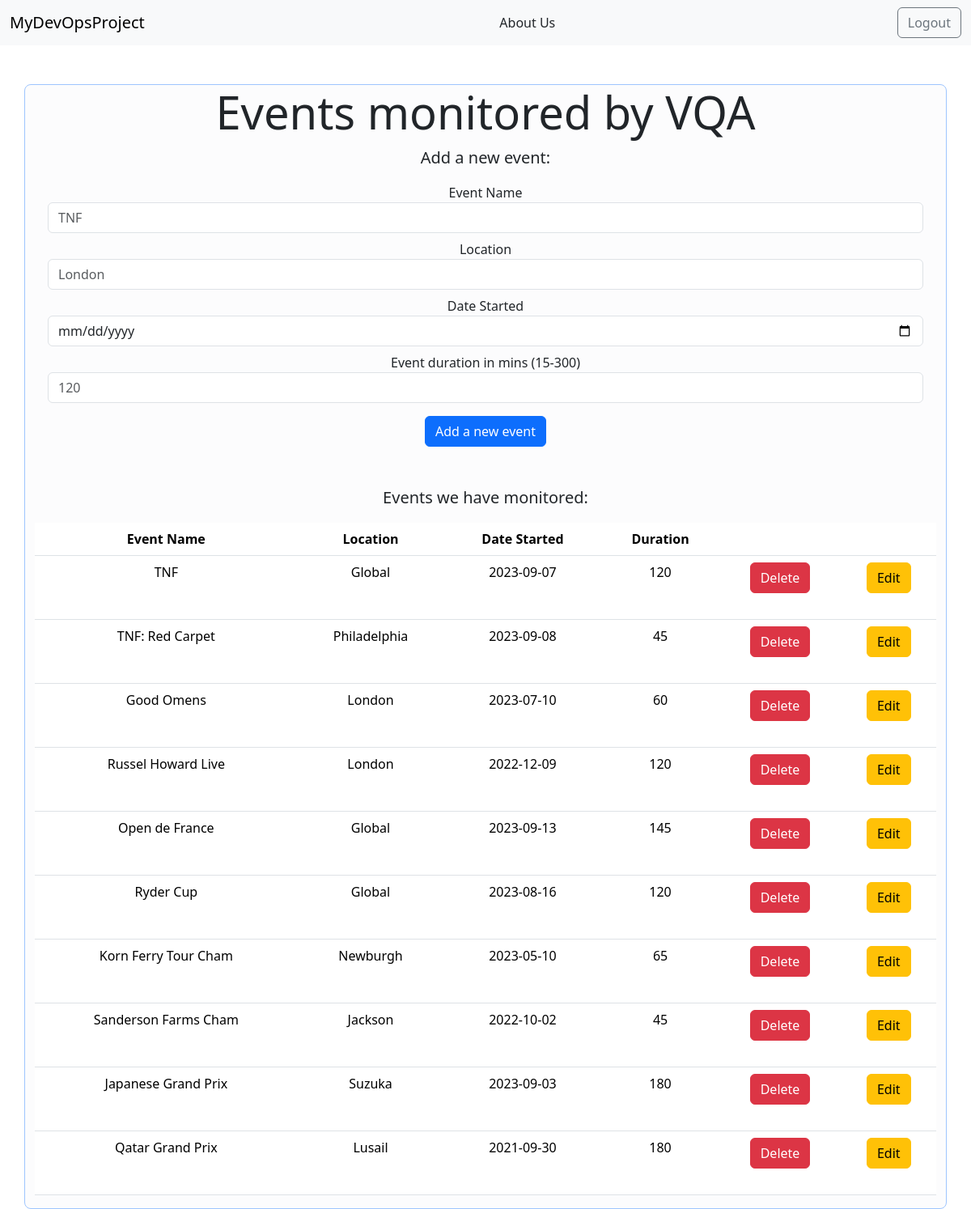
The app's page /events_database (signed in) with its own data.
### tables this page shows
CREATE TABLE events (name VARCHAR PRUMARY KEY UNIQUE NOT NULL, author VARCHAR NOT NULL, location TEXT NOT NULL, dateStarted TEXT NOT NULL, durationMins INTEGER NOT NULL);

### main.py (the view)
@app.route("/events_database")
@login_required
def events_database():
    form = create_event_form()
    connection = sqlite3.connect("database.db")
    connection.row_factory = sqlite3.Row
    current = connection.cursor()
    currentUser = current_user.username
    isAdmin = current_user.isAdmin
    current.execute("select * from events")
    rows = current.fetchall();
    return render_template("events_database.html", rows = rows, form=form, currentUser = currentUser, isAdmin = isAdmin, isAuthenticated = current_user.is_authenticated)

### forms.py (shortened to what this page needs)
    class event_form(FlaskForm):
        name = StringField('Event Name', default = nameValue, validators=[InputRequired(), Length(min=2, max=20)], render_kw={"placeholder": "TNF", "class":"form-control"})
        location = StringField('Location', default = locationValue, validators=[InputRequired(), Length(min=2, max=20)], render_kw={"placeholder": "London", "class":"form-control"})
        dateStarted = DateField('Date Started', default = dateStartedValue, validators=[InputRequired()], render_kw={"class":"form-control"})
        durationMins = IntegerField('Event duration in mins (15-300)', default = durationMinsValue, validators=[InputRequired()], render_kw={"placeholder": "120", "class":"form-control"})

### forms.py (called while the page is built, shortened)
def create_event_form(
    nameValue: str = '',
    locationValue: str = '',
    dateStartedValue: str = '',
    durationMinsValue: str = ''
):
    class event_form(FlaskForm):
        name = StringField('Event Name', default = nameValue, validators=[InputRequired(), Length(min=2, max=20)], render_kw={"placeholder": "TNF", "class":"form-control"})
        location = StringField('Location', default = locationValue, validators=[InputRequired(), Length(min=2, max=20)], render_kw={"placeholder": "London", "class":"form-control"})
        dateStarted = DateField('Date Started', default = dateStartedValue, validators=[InputRequired()], render_kw={"class":"form-control"})
        durationMins = IntegerField('Event duration in mins (15-300)', default = durationMinsValue, validators=[InputRequired()], render_kw={"placeholder": "120", "class":"form-control"})
    return event_form()

### main.py (called while the page is built)
@login_manager.user_loader
def load_user(id):
    try:
        connection = sqlite3.connect("database.db")
        cursor = connection.cursor()
        cursor.execute("SELECT * FROM users WHERE id = (?)",[id])
        result = cursor.fetchone()
        if result is None:
            return None
        else:
            return User(result[0], result[1], result[2], result[3], result[4])
    except Exception as e:
        return e

### templates/events_database.html (shortened to what this page needs)
<!DOCTYPE html>
<html lang="en" dir="ltr">
  <head>
    <link href="https://cdn.jsdelivr.net/npm/bootstrap@5.3.1/dist/css/bootstrap.min.css" rel="stylesheet">
  </head>
  <body>
    <nav class="navbar navbar-expand-lg navbar-light bg-light mb-5">
      <div class="container-fluid">
        <a class="navbar-brand" href="{{ url_for('home') }}">MyDevOpsProject</a>
        <a class="nav-link" href="{{ url_for('about') }}">About Us</a>
        {% if isAuthenticated%}
        <a class="btn btn-outline-secondary my-2 my-sm-0" href="{{ url_for('logout') }}" onclick="if (! window.confirm('Are you sure you want to log out?')){return false}">Logout</a>
        {% endif %}
    </div>
    </nav>
    <div class="jumbotron">
        <div class="container-md bg-light-subtle border border-primary-subtle rounded-3 text-center position-relative">
            <h1 class="display-4">Events monitored by VQA</h1>
            <p class="lead">Add a new event:</p>
            <form class="form" action = "{{ url_for('add_event') }}" method = "POST">
                <div class="form-group mx-sm-3 mb-2">
                    {{ form.name.label() }}
                    {% if form.name.errors %}
                        {{ form.name() }}
                        <div class="invalid-feedback">
                        {% for error in form.name.errors %}
                        <span>* {{ error }}</span>
                        {% endfor %}
                        </div>
                    {%else%}
                        {{ form.name() }}
                    {% endif %}
                </div>
                <div class="form-group mx-sm-3 mb-2">
                    {{ form.location.label() }}
                    {% if form.location.errors %}
                        {{ form.location() }}
                        <div class="invalid-feedback">
                        {% for error in form.location.errors %}
                        <span>* {{ error }}</span>
                        {% endfor %}
                        </div>
                    {%else%}
                        {{ form.location() }}
                    {% endif %}
                </div>
                <div class="form-group mx-sm-3 mb-2">
                    {{ form.dateStarted.label() }}
                    {% if form.dateStarted.errors %}
                        {{ form.dateStarted() }}
                        <div class="invalid-feedback">
                        {% for error in form.dateStarted.errors %}
                        <span>* {{ error }}</span>
                        {% endfor %}
                        </div>
                    {%else%}
                        {{ form.dateStarted() }}
                    {% endif %}
                </div>
                <div class="form-group mx-sm-3 mb-3">
                    {{ form.durationMins.label() }}
                    {% if form.durationMins.errors %}
                        {{ form.durationMins() }}
                        <div class="invalid-feedback">
                        {% for error in form.durationMins.errors %}
                        <span>* {{ error }}</span>
                        {% endfor %}
                        </div>
                    {%else%}
                        {{ form.durationMins() }}
                    {% endif %}
                </div>
                <button type="submit" class="btn btn-primary mb-4">Add a new event</button>
            </form>
            <br>
            <p class="lead">Events we have monitored:</p>
            <table class="table">
                <thead>
                    <tr>
                        <th scope="col">Event Name</th>
                        <th scope="col">Location</th>
                        <th scope="col">Date Started</th>
                        <th scope="col">Duration</th>
                        <th scope="col"></th>
                        <th scope="col"></th>
                    </tr>
                </thead>
                <tbody>
                    {% for row in rows %}
                        <tr>
                            <td>
                                {{row["name"]}}
                            </td>
                            <td>
                                {{row["location"]}}
                            </td>
                            <td>
                                {{row["dateStarted"]}}
                            </td>
                            <td>
                                {{row["durationMins"]}}
                            </td>
                            {% if row["author"] == currentUser or isAdmin == "True" %}
                            <td>
                                <form action="{{ url_for('delete_event', event_name = row['name']) }}" method= "POST">
                                    <button type="submit" class="btn btn-danger mb-4" onclick="if (! window.confirm('Are you sure you want to delete this event?')){return false}">Delete</button>
                                </form>
                            </td>
                            <td>
                                <a class="btn btn-warning my-2 my-sm-0" href="{{ url_for('update_event', name = row['name'], dateStarted = row['dateStarted'], location = row['location'], durationMins = row['durationMins']) }}">Edit</a>
                            </td>
                            {% endif %}
                        </tr>
                    {%endfor%}
                </tbody>
            </table>
        </div>
    </div>
  </body>
</html>

### records on screen
events: name "TNF", location "Global", dateStarted "2023-09-07", durationMins "120"
events: name "TNF: Red Carpet", location "Philadelphia", dateStarted "2023-09-08", durationMins "45"
events: name "Good Omens", location "London", dateStarted "2023-07-10", durationMins "60"
events: name "Russel Howard Live", location "London", dateStarted "2022-12-09", durationMins "120"
events: name "Open de France", location "Global", dateStarted "2023-09-13", durationMins "145"
events: name "Ryder Cup", location "Global", dateStarted "2023-08-16", durationMins "120"
events: name "Korn Ferry Tour Cham", location "Newburgh", dateStarted "2023-05-10", durationMins "65"
events: name "Sanderson Farms Cham", location "Jackson", dateStarted "2022-10-02", durationMins "45"
events: name "Japanese Grand Prix", location "Suzuka", dateStarted "2023-09-03", durationMins "180"
events: name "Qatar Grand Prix", location "Lusail", dateStarted "2021-09-30", durationMins "180"
